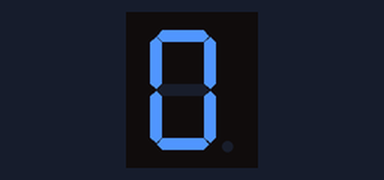
The sketch below on a simulated Arduino Uno, built with avr-gcc and run on an emulated ATmega328P. Shown: 1-digit seven-segment display. Wiring (inferred from the names in the program): 1-digit 7-segment display, segments lit when HIGH: segments pin 9, pin 6, pin 7, pin 8, pin 12, pin 10, pin 13. The segment pins are drawn as the display they are named for.

Above: at 0.1 s.
At 0.6 s:
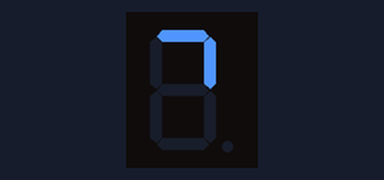
At 2.1 s:
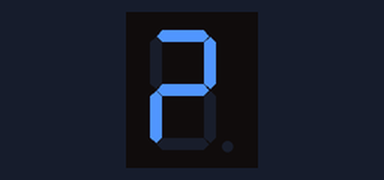
At 2.6 s:
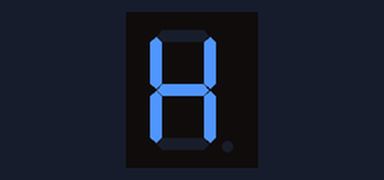
At 3.1 s:
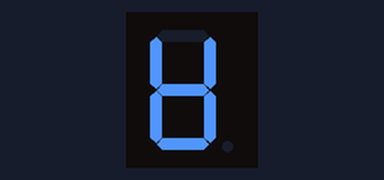
At 4.6 s:
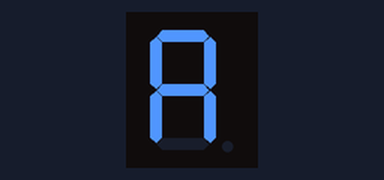

Measured:
- by itself, everything shown: repeats every 5.0 s, in 10 steps
- what the display in image 1 shows lasts 0.5 s, from 0.5 s to 1.0 s

The sketch:

DojoShield-versao2.ino
```cpp
int f = 10; //10
int a = 9;
int b = 6;
int c = 7;
int d = 8;
int e = 12;
int g = 13;

void apaga() {
  digitalWrite(a, LOW);
  digitalWrite(b, LOW);
  digitalWrite(c, LOW);
  digitalWrite(d, LOW);
  digitalWrite(e, LOW);
  digitalWrite(f, LOW);
  digitalWrite(g, LOW);
}

void zero(){
  digitalWrite(a, HIGH);
  digitalWrite(b, HIGH);
  digitalWrite(c, HIGH);
  digitalWrite(d, HIGH);
  digitalWrite(e, HIGH);
  digitalWrite(f, HIGH);
}
void um() {
  digitalWrite(a, HIGH);
  digitalWrite(b, HIGH);
}

void dois() {
  digitalWrite(f, HIGH);
  digitalWrite(a, HIGH);
  digitalWrite(g, HIGH);
  digitalWrite(d, HIGH);
  digitalWrite(c, HIGH);
}


void tres() {
  digitalWrite(f, HIGH);
  digitalWrite(a, HIGH);
  digitalWrite(g, HIGH);
  digitalWrite(b, HIGH);
  digitalWrite(c, HIGH);
}

void quatro() {
  digitalWrite(e, HIGH);
  digitalWrite(g, HIGH);
  digitalWrite(a, HIGH);
  digitalWrite(b, HIGH);
}

void cinco(){
  digitalWrite(f, HIGH);
  digitalWrite(e, HIGH);
  digitalWrite(g, HIGH);
  digitalWrite(b, HIGH);
  digitalWrite(c, HIGH);

}
void seis(){
  digitalWrite(b, HIGH);
  digitalWrite(c, HIGH);
  digitalWrite(d, HIGH);
  digitalWrite(e, HIGH);
  digitalWrite(f, HIGH);
  digitalWrite(g, HIGH);
}

void sete(){
  digitalWrite(b, HIGH);
  digitalWrite(f, HIGH);
  digitalWrite(a, HIGH);
}

void setup() {
  pinMode(a, OUTPUT);
  pinMode(b, OUTPUT);
  pinMode(c, OUTPUT);
  pinMode(d, OUTPUT);
  pinMode(e, OUTPUT);
  pinMode(f, OUTPUT);
  pinMode(g, OUTPUT);
}


void oito(){
  digitalWrite(a, HIGH);
  digitalWrite(b, HIGH);
  digitalWrite(c, HIGH);
  digitalWrite(d, HIGH);
  digitalWrite(e, HIGH);
  digitalWrite(f, HIGH);
  digitalWrite(g, HIGH);
}

void nove(){
  digitalWrite(a, HIGH);
  digitalWrite(b, HIGH);
  digitalWrite(c, HIGH);
  digitalWrite(e, HIGH);
  digitalWrite(f, HIGH);
  digitalWrite(g, HIGH);
}
void loop() {


  apaga();
  zero();
  delay(500);

  apaga();
  um();
  delay(500);

  apaga();
  dois();
  delay(500);

  apaga();
  tres();
  delay(500);

  apaga();
  quatro();
  delay(500);

  apaga();
  cinco();
  delay(500);

  apaga();
  seis();
  delay(500);

  apaga();
  sete();
  delay(500);

  apaga();
  oito();
  delay(500);

  apaga();
  nove();
  delay(500);
}
```
